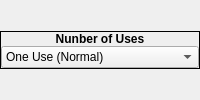
         <widget class="QWidget" name="wNumberOfUses">
          <layout class="QVBoxLayout" name="verticalLayout">
           <property name="spacing">
            <number>0</number>
           </property>
           <property name="margin">
            <number>0</number>
           </property>
           <item>
            <widget class="QFrame" name="frmNumberOfUses">
             <property name="sizePolicy">
              <sizepolicy hsizetype="Preferred" vsizetype="Fixed">
               <horstretch>0</horstretch>
               <verstretch>0</verstretch>
              </sizepolicy>
             </property>
             <property name="minimumSize">
              <size>
               <width>0</width>
               <height>38</height>
              </size>
             </property>
             <property name="maximumSize">
              <size>
               <width>16777215</width>
               <height>38</height>
              </size>
             </property>
             <property name="focusPolicy">
              <enum>Qt::ClickFocus</enum>
             </property>
             <property name="frameShape">
              <enum>QFrame::Box</enum>
             </property>
             <property name="frameShadow">
              <enum>QFrame::Plain</enum>
             </property>
             <layout class="QVBoxLayout" name="verticalLayout_168">
              <property name="spacing">
               <number>0</number>
              </property>
              <property name="margin">
               <number>0</number>
              </property>
              <item>
               <widget class="QLabel" name="label_144">
                <property name="sizePolicy">
                 <sizepolicy hsizetype="Preferred" vsizetype="Fixed">
                  <horstretch>0</horstretch>
                  <verstretch>0</verstretch>
                 </sizepolicy>
                </property>
                <property name="font">
                 <font>
                  <weight>75</weight>
                  <bold>true</bold>
                 </font>
                </property>
                <property name="focusPolicy">
                 <enum>Qt::ClickFocus</enum>
                </property>
                <property name="text">
                 <string>Nunber of Uses</string>
                </property>
                <property name="alignment">
                 <set>Qt::AlignCenter</set>
                </property>
               </widget>
              </item>
              <item>
               <widget class="QWidget" name="widget_91" native="true">
                <property name="focusPolicy">
                 <enum>Qt::ClickFocus</enum>
                </property>
                <layout class="QVBoxLayout" name="verticalLayout_170">
                 <property name="spacing">
                  <number>0</number>
                 </property>
                 <property name="margin">
                  <number>0</number>
                 </property>
                 <item>
                  <widget class="QComboBox" name="cboxNumberOfUses">
                   <property name="focusPolicy">
                    <enum>Qt::ClickFocus</enum>
                   </property>
                   <property name="currentIndex">
                    <number>1</number>
                   </property>
                   <item>
                    <property name="text">
                     <string>Unlimited</string>
                    </property>
                   </item>
                   <item>
                    <property name="text">
                     <string>One Use (Normal)</string>
                    </property>
                   </item>
                   <item>
                    <property name="text">
                     <string>Two Uses</string>
                    </property>
                   </item>
                   <item>
                    <property name="text">
                     <string>Three Uses</string>
                    </property>
                   </item>
                   <item>
                    <property name="text">
                     <string>Four Uses</string>
                    </property>
                   </item>
                   <item>
                    <property name="text">
                     <string>Five Uses</string>
                    </property>
                   </item>
                  </widget>
                 </item>
                </layout>
               </widget>
              </item>
             </layout>
            </widget>
           </item>
          </layout>
         </widget>
